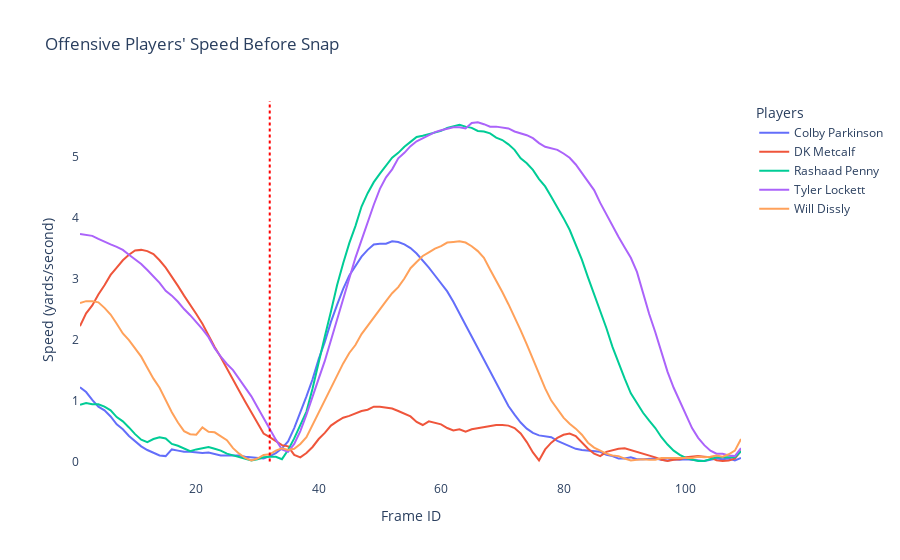

Notebook code for this chart:
### Code cell
# Importing necessary libraries for data manipulation, visualization, and motion analysis
import pandas as pd
import matplotlib.pyplot as plt
import plotly.graph_objects as go 
import numpy as np
from scipy.spatial import Voronoi, voronoi_plot_2d
from IPython.display import display

# Load the datasets (ensure correct paths and files)
games_df = pd.read_csv('../../data/games.csv')  # Games data
plays_df = pd.read_csv('../../data/plays.csv')  # Play information
players_df = pd.read_csv('../../data/players.csv')  # Player data
player_play_df = pd.read_csv('../../data/player_play.csv')  # Player-play relation data

# Specify the playId and gameId to display (specific plays and games to analyze)
# Example plays are commented out, selecting a Week 3 play for analysis
play_id_to_display = 735  # Play ID for Week 3 example
game_id_to_display = 2022092511  # Game ID for Week 3 example

# Determine the week of the game and load tracking data for that specific week
week = games_df.loc[games_df['gameId'] == game_id_to_display, 'week'].squeeze()
tracking_data = pd.read_csv(f'../../data/tracking_week_{week}.csv')  # Tracking data for the selected week

# Filter tracking data for specific play and game
tracking_play_data = tracking_data[(tracking_data['gameId'] == game_id_to_display) & (tracking_data['playId'] == play_id_to_display)]

# Filter for frames corresponding to the presnap phase (before snap and at snap)
presnap_tracking_data = tracking_play_data[
    tracking_play_data['frameType'].isin(['BEFORE_SNAP', 'SNAP'])
]

# Merge player position data into tracking data to add player roles (e.g., QB, WR)
presnap_tracking_data = presnap_tracking_data.merge(
    players_df[['displayName', 'position']],  # Select relevant columns (name and position)
    on='displayName',  # Merge on the displayName (player name)
    how='left'  # Left join to retain all rows from the tracking data
)

# Define offensive positions for filtering (WR, RB, TE, FB are considered offensive)
offensive_positions = ['WR', 'RB', 'TE', 'FB']
remaining_positions = ['QB', 'G', 'T', 'C']  # Remaining positions like QB and linemen

# Filter the tracking data for offensive players and non-offensive positions
offensive_tracking_data = presnap_tracking_data[presnap_tracking_data['position'].isin(offensive_positions)]
remaining_positions_data = presnap_tracking_data[presnap_tracking_data['position'].isin(remaining_positions)]

# Group the offensive tracking data by player to analyze their individual movements
offensive_groups = offensive_tracking_data.groupby('displayName')

# Function to detect motion direction based on changes in the Y-position of players
def detect_motion_direction(data, motion_frames):
    directions = ['no motion'] * len(data)  # Default direction is 'no motion'
    
    for i in range(1, len(data)):
        # Only consider frames where the player is in motion
        if data.iloc[i]['frameId'] in motion_frames:
            prev_y = data.iloc[i-1]['y']
            curr_y = data.iloc[i]['y']
            play_direction = data.iloc[i]['playDirection']

            # Determine direction based on changes in y-coordinate
            if play_direction == 'right':
                direction = 'left' if curr_y > prev_y else 'right' if curr_y < prev_y else 'no motion'
            elif play_direction == 'left':
                direction = 'right' if curr_y > prev_y else 'left' if curr_y < prev_y else 'no motion'

            directions[i] = direction

    data['motionDirection'] = directions  # Add a new column for motion direction
    return data

# Function to process motion frames (detects when a player is in motion based on speed changes)
def process_motion_frames(data, speed_minimum_for_motion=1.5, speed_threshold=0.5):
    maxima_frames = []  # Store local maxima (points of highest speed)
    minima_frames = []  # Store local minima (points where speed is low)
    motion_frames = []  # Store frames identified as in motion

    total_frames = len(data)  # Total number of frames in the data
    thirty_percent_frame = int(0.25 * total_frames)  # Threshold frame to start processing motion

    # Loop to detect local maxima and minima based on speed changes
    for i in range(1, total_frames - 1):
        current_speed = data.iloc[i]['s']
        prev_speed = data.iloc[i - 1]['s']
        next_speed = data.iloc[i + 1]['s']
        current_frame = data.iloc[i]['frameId']

        # Handle speed = 0 as a potential minima after 30% of the frames
        if current_frame > thirty_percent_frame and current_speed == 0:
            lookahead_data = data.iloc[i + 1:i + 11]
            if lookahead_data['s'].is_monotonic_increasing:
                minima_frames.append(current_frame)

        # Identify local maxima (high speed points)
        elif current_frame > thirty_percent_frame and current_speed >= prev_speed and current_speed >= next_speed and current_speed >= speed_minimum_for_motion:
            maxima_frames.append(current_frame)

        # Identify local minima with monotonic increase in speed after 30% of frames
        elif current_frame > thirty_percent_frame and current_speed <= prev_speed and current_speed <= next_speed and current_speed > 0:
            lookahead_data = data.iloc[i + 1:i + 11]
            if lookahead_data['s'].is_monotonic_increasing:
                minima_frames.append(current_frame)

    # Special case handling for the last frame if it meets criteria for maxima
    last_frame_idx = total_frames - 1
    last_frame_speed = data.iloc[last_frame_idx]['s']
    second_last_frame_speed = data.iloc[last_frame_idx - 1]['s']
    if last_frame_speed >= second_last_frame_speed and last_frame_speed >= speed_minimum_for_motion:
        maxima_frames.append(data.iloc[last_frame_idx]['frameId'])

    # Create motion segments based on maxima and minima frames
    motion_segments = []
    minima_idx = 0
    maxima_idx = 0

    # Identify motion segments from minima to maxima and check for where motion stops
    while minima_idx < len(minima_frames) and maxima_idx < len(maxima_frames):
        minima_frame = minima_frames[minima_idx]
        
        # Find the next maxima after this minima
        while maxima_idx < len(maxima_frames) and maxima_frames[maxima_idx] <= minima_frame:
            maxima_idx += 1
        
        if maxima_idx < len(maxima_frames):
            maxima_frame = maxima_frames[maxima_idx]
            segment_frames = data[(data['frameId'] >= minima_frame) & (data['frameId'] <= maxima_frame)]['frameId'].tolist()
            frames_after_maxima = data[data['frameId'] > maxima_frame]
            below_threshold_frames = frames_after_maxima[frames_after_maxima['s'] < speed_threshold]

            stop_frame = below_threshold_frames.iloc[0]['frameId'] if not below_threshold_frames.empty else data.iloc[-1]['frameId']
            segment_frames += data[(data['frameId'] > maxima_frame) & (data['frameId'] <= stop_frame)]['frameId'].tolist()
            motion_segments.append(segment_frames)
        
        minima_idx += 1

    # Flatten motion segments and remove duplicates
    for segment in motion_segments:
        motion_frames.extend(segment)
    motion_frames = sorted(set(motion_frames))  # Sort and remove duplicates

    # Add direction of motion based on position changes and frame IDs
    data = detect_motion_direction(data, motion_frames)

    return {
        "local_maxima_frames": maxima_frames,
        "local_minima_frames": minima_frames,
        "motion_frames": motion_frames,
        "data_with_motion_direction": data
    }

# Initialize a dictionary to store motion frames for each player
player_motion_results = {}

# Iterate over each offensive player and analyze their motion
for player_name, player_data in offensive_groups:
    player_data = player_data.sort_values(by='frameId')  # Sort data by frame ID for correct sequence
    results = process_motion_frames(player_data, speed_minimum_for_motion=1.5, speed_threshold=0.5)  # Process motion frames
    player_motion_results[player_name] = results['motion_frames']  # Store motion frames for the player

# Display the results (motion frames for each player)
for player, motion_frames in player_motion_results.items():
    print(f"Player: {player}, Motion Frames: {motion_frames}")

# Additional motion analysis and classification
motion_types = []  # List to store final motion classification
last_frame_in_data = offensive_tracking_data['frameId'].max()  # Get last frame ID from data
players_with_motion = 0  # Counter for players with motion
players_motion_ends_at_last_frame = 0  # Counter for players whose motion ends at the last frame

# Initialize dictionary to store if player's motion ends at last frame
player_last_frame_check = {}

# Iterate through players' motion frames and classify motion type
for player, motion_frames in player_motion_results.items():
    if motion_frames:
        players_with_motion += 1  # Increment count for players with motion
        motion_ends_at_last_frame = motion_frames[-1] == last_frame_in_data
        if motion_ends_at_last_frame:
            players_motion_ends_at_last_frame += 1
        
        player_last_frame_check[player] = motion_ends_at_last_frame  # Store last frame motion result
        print(f"Player: {player}, Last Motion Frame = Last Frame in Data: {motion_ends_at_last_frame}")
    else:
        player_last_frame_check[player] = False
        print(f"Player: {player}, No motion frames.")

# Classification logic based on motion frame analysis
if players_with_motion == 0:
    motion_type = "no motion"
elif players_with_motion == 1:
    single_player = next(player for player, frames in player_motion_results.items() if len(frames) > 0)
    motion_frames = player_motion_results[single_player]
    gaps = [i for i in range(1, len(motion_frames)) if motion_frames[i] - motion_frames[i - 1] > 1]
    if gaps and motion_frames[-1] == last_frame_in_data:
        motion_type =

### Figure 1 — Plotly figure (JSON) as saved in the notebook; plotly's stock layout.template omitted (floating-point values rounded to 4 significant figures)
{"data": [{"hoverinfo": "text", "mode": "lines", "name": "Colby Parkinson", "text": ["Player: Colby Parkinson, Speed: 1.22", "Player: Colby Parkinson, Speed: 1.14", "Player: Colby Parkinson, Speed: 1.01", "Player: Colby Parkinson, Speed: 0.90", "Player: Colby Parkinson, Speed: 0.84", "Player: Colby Parkinson, Speed: 0.74", "Player: Colby Parkinson, Speed: 0.61", "Player: Colby Parkinson, Speed: 0.53", "Player: Colby Parkinson, Speed: 0.42", "Player: Colby Parkinson, Speed: 0.33", "Player: Colby Parkinson, Speed: 0.25", "Player: Colby Parkinson, Speed: 0.19", "Player: Colby Parkinson, Speed: 0.14", "Player: Colby Parkinson, Speed: 0.10", "Player: Colby Parkinson, Speed: 0.09", "Player: Colby Parkinson, Speed: 0.20", "Player: Colby Parkinson, Speed: 0.18", "Player: Colby Parkinson, Speed: 0.16", "Player: Colby Parkinson, Speed: 0.16", "Player: Colby Parkinson, Speed: 0.15", "Player: Colby Parkinson, Speed: 0.14", "Player: Colby Parkinson, Speed: 0.15", "Player: Colby Parkinson, Speed: 0.13", "Player: Colby Parkinson, Speed: 0.10", "Player: Colby Parkinson, Speed: 0.10", "Player: Colby Parkinson, Speed: 0.10", "Player: Colby Parkinson, Speed: 0.10", "Player: Colby Parkinson, Speed: 0.08", "Player: Colby Parkinson, Speed: 0.07", "Player: Colby Parkinson, Speed: 0.05", "Player: Colby Parkinson, Speed: 0.05", "Player: Colby Parkinson, Speed: 0.09", "Player: Colby Parkinson, Speed: 0.14", "Player: Colby Parkinson, Speed: 0.22", "Player: Colby Parkinson, Speed: 0.33", "Player: Colby Parkinson, Speed: 0.55", "Player: Colby Parkinson, Speed: 0.80", "Player: Colby Parkinson, Speed: 1.07", "Player: Colby Parkinson, Speed: 1.35", "Player: Colby Parkinson, Speed: 1.68", "Player: Colby Parkinson, Speed: 1.96", "Player: Colby Parkinson, Speed: 2.29", "Player: Colby Parkinson, Speed: 2.57", "Player: Colby Parkinson, Speed: 2.83", "Player: Colby Parkinson, Speed: 3.05", "Player: Colby Parkinson, Speed: 3.21", "Player: Colby Parkinson, Speed: 3.36", "Player: Colby Parkinson, Speed: 3.47", "Player: Colby Parkinson, Speed: 3.56", "Player: Colby Parkinson, Speed: 3.57", "Player: Colby Parkinson, Speed: 3.57", "Player: Colby Parkinson, Speed: 3.61", "Player: Colby Parkinson, Speed: 3.60", "Player: Colby Parkinson, Speed: 3.56", "Player: Colby Parkinson, Speed: 3.50", "Player: Colby Parkinson, Speed: 3.41", "Player: Colby Parkinson, Speed: 3.30", "Player: Colby Parkinson, Speed: 3.18", "Player: Colby Parkinson, Speed: 3.05", "Player: Colby Parkinson, Speed: 2.92", "Player: Colby Parkinson, Speed: 2.79", "Player: Colby Parkinson, Speed: 2.62", "Player: Colby Parkinson, Speed: 2.42", "Player: Colby Parkinson, Speed: 2.24", "Player: Colby Parkinson, Speed: 2.05", "Player: Colby Parkinson, Speed: 1.86", "Player: Colby Parkinson, Speed: 1.67", "Player: Colby Parkinson, Speed: 1.47", "Player: Colby Parkinson, Speed: 1.29", "Player: Colby Parkinson, Speed: 1.10", "Player: Colby Parkinson, Speed: 0.91", "Player: Colby Parkinson, Speed: 0.77", "Player: Colby Parkinson, Speed: 0.64", "Player: Colby Parkinson, Speed: 0.54", "Player: Colby Parkinson, Speed: 0.47", "Player: Colby Parkinson, Speed: 0.43", "Player: Colby Parkinson, Speed: 0.41", "Player: Colby Parkinson, Speed: 0.40", "Player: Colby Parkinson, Speed: 0.34", "Player: Colby Parkinson, Speed: 0.30", "Player: Colby Parkinson, Speed: 0.25", "Player: Colby Parkinson, Speed: 0.21", "Player: Colby Parkinson, Speed: 0.19", "Player: Colby Parkinson, Speed: 0.18", "Player: Colby Parkinson, Speed: 0.18", "Player: Colby Parkinson, Speed: 0.16", "Player: Colby Parkinson, Speed: 0.11", "Player: Colby Parkinson, Speed: 0.09", "Player: Colby Parkinson, Speed: 0.05", "Player: Colby Parkinson, Speed: 0.05", "Player: Colby Parkinson, Speed: 0.07", "Player: Colby Parkinson, Speed: 0.04", "Player: Colby Parkinson, Speed: 0.04", "Player: Colby Parkinson, Speed: 0.04", "Player: Colby Parkinson, Speed: 0.05", "Player: Colby Parkinson, Speed: 0.03", "Player: Colby Parkinson, Speed: 0.02", "Player: Colby Parkinson, Speed: 0.04", "Player: Colby Parkinson, Speed: 0.03", "Player: Colby Parkinson, Speed: 0.04", "Player: Colby Parkinson, Speed: 0.03", "Player: Colby Parkinson, Speed: 0.02", "Player: Colby Parkinson, Speed: 0.01", "Player: Colby Parkinson, Speed: 0.03", "Player: Colby Parkinson, Speed: 0.05", "Player: Colby Parkinson, Speed: 0.04", "Player: Colby Parkinson, Speed: 0.05", "Player: Colby Parkinson, Speed: 0.02", "Player: Colby Parkinson, Speed: 0.06"], "type": "scatter", "x": [1, 2, 3, 4, 5, 6, 7, 8, 9, 10, 11, 12, 13, 14, 15, 16, 17, 18, 19, 20, 21, 22, 23, 24, 25, 26, 27, 28, 29, 30, 31, 32, 33, 34, 35, 36, 37, 38, 39, 40, 41, 42, 43, 44, 45, 46, 47, 48, 49, 50, 51, 52, 53, 54, 55, 56, 57, 58, 59, 60, 61, 62, 63, 64, 65, 66, 67, 68, 69, 70, 71, 72, 73, 74, 75, 76, 77, 78, 79, 80, 81, 82, 83, 84, 85, 86, 87, 88, 89, 90, 91, 92, 93, 94, 95, 96, 97, 98, 99, 100, 101, 102, 103, 104, 105, 106, 107, 108, 109], "y": [1.22, 1.14, 1.01, 0.9, 0.84, 0.74, 0.61, 0.53, 0.42, 0.33, 0.25, 0.19, 0.14, 0.1, 0.09, 0.2, 0.18, 0.16, 0.16, 0.15, 0.14, 0.15, 0.13, 0.1, 0.1, 0.1, 0.1, 0.08, 0.07, 0.05, 0.05, 0.09, 0.14, 0.22, 0.33, 0.55, 0.8, 1.07, 1.35, 1.68, 1.96, 2.29, 2.57, 2.83, 3.05, 3.21, 3.36, 3.47, 3.56, 3.57, 3.57, 3.61, 3.6, 3.56, 3.5, 3.41, 3.3, 3.18, 3.05, 2.92, 2.79, 2.62, 2.42, 2.24, 2.05, 1.86, 1.67, 1.47, 1.29, 1.1, 0.91, 0.77, 0.64, 0.54, 0.47, 0.43, 0.41, 0.4, 0.34, 0.3, 0.25, 0.21, 0.19, 0.18, 0.18, 0.16, 0.11, 0.09, 0.05, 0.05, 0.07, 0.04, 0.04, 0.04, 0.05, 0.03, 0.02, 0.04, 0.03, 0.04, 0.03, 0.02, 0.01, 0.03, 0.05, 0.04, 0.05, 0.02, 0.06]}, {"hoverinfo": "text", "mode": "lines", "name": "DK Metcalf", "text": ["Player: DK Metcalf, Speed: 2.22", "Player: DK Metcalf, Speed: 2.43", "Player: DK Metcalf, Speed: 2.56", "Player: DK Metcalf, Speed: 2.74", "Player: DK Metcalf, Speed: 2.89", "Player: DK Metcalf, Speed: 3.06", "Player: DK Metcalf, Speed: 3.18", "Player: DK Metcalf, Speed: 3.30", "Player: DK Metcalf, Speed: 3.39", "Player: DK Metcalf, Speed: 3.46", "Player: DK Metcalf, Speed: 3.47", "Player: DK Metcalf, Speed: 3.45", "Player: DK Metcalf, Speed: 3.40", "Player: DK Metcalf, Speed: 3.30", "Player: DK Metcalf, Speed: 3.18", "Player: DK Metcalf, Speed: 3.04", "Player: DK Metcalf, Speed: 2.88", "Player: DK Metcalf, Speed: 2.72", "Player: DK Metcalf, Speed: 2.58", "Player: DK Metcalf, Speed: 2.42", "Player: DK Metcalf, Speed: 2.26", "Player: DK Metcalf, Speed: 2.06", "Player: DK Metcalf, Speed: 1.88", "Player: DK Metcalf, Speed: 1.71", "Player: DK Metcalf, Speed: 1.52", "Player: DK Metcalf, Speed: 1.35", "Player: DK Metcalf, Speed: 1.16", "Player: DK Metcalf, Speed: 0.98", "Player: DK Metcalf, Speed: 0.80", "Player: DK Metcalf, Speed: 0.62", "Player: DK Metcalf, Speed: 0.46", "Player: DK Metcalf, Speed: 0.40", "Player: DK Metcalf, Speed: 0.33", "Player: DK Metcalf, Speed: 0.27", "Player: DK Metcalf, Speed: 0.25", "Player: DK Metcalf, Speed: 0.11", "Player: DK Metcalf, Speed: 0.07", "Player: DK Metcalf, Speed: 0.14", "Player: DK Metcalf, Speed: 0.24", "Player: DK Metcalf, Speed: 0.37", "Player: DK Metcalf, Speed: 0.47", "Player: DK Metcalf, Speed: 0.59", "Player: DK Metcalf, Speed: 0.66", "Player: DK Metcalf, Speed: 0.72", "Player: DK Metcalf, Speed: 0.75", "Player: DK Metcalf, Speed: 0.79", "Player: DK Metcalf, Speed: 0.83", "Player: DK Metcalf, Speed: 0.85", "Player: DK Metcalf, Speed: 0.90", "Player: DK Metcalf, Speed: 0.90", "Player: DK Metcalf, Speed: 0.89", "Player: DK Metcalf, Speed: 0.87", "Player: DK Metcalf, Speed: 0.83", "Player: DK Metcalf, Speed: 0.79", "Player: DK Metcalf, Speed: 0.74", "Player: DK Metcalf, Speed: 0.65", "Player: DK Metcalf, Speed: 0.60", "Player: DK Metcalf, Speed: 0.66", "Player: DK Metcalf, Speed: 0.63", "Player: DK Metcalf, Speed: 0.61", "Player: DK Metcalf, Speed: 0.55", "Player: DK Metcalf, Speed: 0.51", "Player: DK Metcalf, Speed: 0.53", "Player: DK Metcalf, Speed: 0.49", "Player: DK Metcalf, Speed: 0.53", "Player: DK Metcalf, Speed: 0.55", "Player: DK Metcalf, Speed: 0.57", "Player: DK Metcalf, Speed: 0.59", "Player: DK Metcalf, Speed: 0.60", "Player: DK Metcalf, Speed: 0.60", "Player: DK Metcalf, Speed: 0.59", "Player: DK Metcalf, Speed: 0.55", "Player: DK Metcalf, Speed: 0.46", "Player: DK Metcalf, Speed: 0.32", "Player: DK Metcalf, Speed: 0.15", "Player: DK Metcalf, Speed: 0.02", "Player: DK Metcalf, Speed: 0.20", "Player: DK Metcalf, Speed: 0.31", "Player: DK Metcalf, Speed: 0.39", "Player: DK Metcalf, Speed: 0.44", "Player: DK Metcalf, Speed: 0.46", "Player: DK Metcalf, Speed: 0.42", "Player: DK Metcalf, Speed: 0.31", "Player: DK Metcalf, Speed: 0.21", "Player: DK Metcalf, Speed: 0.13", "Player: DK Metcalf, Speed: 0.09", "Player: DK Metcalf, Speed: 0.16", "Player: DK Metcalf, Speed: 0.19", "Player: DK Metcalf, Speed: 0.21", "Player: DK Metcalf, Speed: 0.22", "Player: DK Metcalf, Speed: 0.19", "Player: DK Metcalf, Speed: 0.17", "Player: DK Metcalf, Speed: 0.14", "Player: DK Metcalf, Speed: 0.10", "Player: DK Metcalf, Speed: 0.07", "Player: DK Metcalf, Speed: 0.03", "Player: DK Metcalf, Speed: 0.01", "Player: DK Metcalf, Speed: 0.03", "Player: DK Metcalf, Speed: 0.04", "Player: DK Metcalf, Speed: 0.07", "Player: DK Metcalf, Speed: 0.08", "Player: DK Metcalf, Speed: 0.09", "Player: DK Metcalf, Speed: 0.08", "Player: DK Metcalf, Speed: 0.07", "Player: DK Metcalf, Speed: 0.02", "Player: DK Metcalf, Speed: 0.01", "Player: DK Metcalf, Speed: 0.02", "Player: DK Metcalf, Speed: 0.05", "Player: DK Metcalf, Speed: 0.18"], "type": "scatter", "x": [1, 2, 3, 4, 5, 6, 7, 8, 9, 10, 11, 12, 13, 14, 15, 16, 17, 18, 19, 20, 21, 22, 23, 24, 25, 26, 27, 28, 29, 30, 31, 32, 33, 34, 35, 36, 37, 38, 39, 40, 41, 42, 43, 44, 45, 46, 47, 48, 49, 50, 51, 52, 53, 54, 55, 56, 57, 58, 59, 60, 61, 62, 63, 64, 65, 66, 67, 68, 69, 70, 71, 72, 73, 74, 75, 76, 77, 78, 79, 80, 81, 82, 83, 84, 85, 86, 87, 88, 89, 90, 91, 92, 93, 94, 95, 96, 97, 98, 99, 100, 101, 102, 103, 104, 105, 106, 107, 108, 109], "y": [2.22, 2.43, 2.56, 2.74, 2.89, 3.06, 3.18, 3.3, 3.39, 3.46, 3.47, 3.45, 3.4, 3.3, 3.18, 3.04, 2.88, 2.72, 2.58, 2.42, 2.26, 2.06, 1.88, 1.71, 1.52, 1.35, 1.16, 0.98, 0.8, 0.62, 0.46, 0.4, 0.33, 0.27, 0.25, 0.11, 0.07, 0.14, 0.24, 0.37, 0.47, 0.59, 0.66, 0.72, 0.75, 0.79, 0.83, 0.85, 0.9, 0.9, 0.89, 0.87, 0.83, 0.79, 0.74, 0.65, 0.6, 0.66, 0.63, 0.61, 0.55, 0.51, 0.53, 0.49, 0.53, 0.55, 0.57, 0.59, 0.6, 0.6, 0.59, 0.55, 0.46, 0.32, 0.15, 0.02, 0.2, 0.31, 0.39, 0.44, 0.46, 0.42, 0.31, 0.21, 0.13, 0.09, 0.16, 0.19, 0.21, 0.22, 0.19, 0.17, 0.14, 0.1, 0.07, 0.03, 0.01, 0.03, 0.04, 0.07, 0.08, 0.09, 0.08, 0.07, 0.02, 0.01, 0.02, 0.05, 0.18]}, {"hoverinfo": "text", "mode": "lines", "name": "Rashaad Penny", "text": ["Player: Rashaad Penny, Speed: 0.93", "Player: Rashaad Penny, Speed: 0.96", "Player: Rashaad Penny, Speed: 0.94", "Player: Rashaad Penny, Speed: 0.94", "Player: Rashaad Penny, Speed: 0.90", "Player: Rashaad Penny, Speed: 0.84", "Player: Rashaad Penny, Speed: 0.73", "Player: Rashaad Penny, Speed: 0.66", "Player: Rashaad Penny, Speed: 0.56", "Player: Rashaad Penny, Speed: 0.45", "Player: Rashaad Penny, Speed: 0.36", "Player: Rashaad Penny, Speed: 0.32", "Player: Rashaad Penny, Speed: 0.37", "Player: Rashaad Penny, Speed: 0.40", "Player: Rashaad Penny, Speed: 0.38", "Player: Rashaad Penny, Speed: 0.29", "Player: Rashaad Penny, Speed: 0.26", "Player: Rashaad Penny, Speed: 0.22", "Player: Rashaad Penny, Speed: 0.17", "Player: Rashaad Penny, Speed: 0.20", "Player: Rashaad Penny, Speed: 0.22", "Player: Rashaad Penny, Speed: 0.24", "Player: Rashaad Penny, Speed: 0.21", "Player: Rashaad Penny, Speed: 0.18", "Player: Rashaad Penny, Speed: 0.13", "Player: Rashaad Penny, Speed: 0.10", "Player: Rashaad Penny, Speed: 0.07", "Player: Rashaad Penny, Speed: 0.04", "Player: Rashaad Penny, Speed: 0.02", "Player: Rashaad Penny, Speed: 0.04", "Player: Rashaad Penny, Speed: 0.07", "Player: Rashaad Penny, Speed: 0.08", "Player: Rashaad Penny, Speed: 0.08", "Player: Rashaad Penny, Speed: 0.04", "Player: Rashaad Penny, Speed: 0.19", "Player: Rashaad Penny, Speed: 0.38", "Player: Rashaad Penny, Speed: 0.59", "Player: Rashaad Penny, Speed: 0.82", "Player: Rashaad Penny, Speed: 1.20", "Player: Rashaad Penny, Speed: 1.65", "Player: Rashaad Penny, Speed: 2.05", "Player: Rashaad Penny, Speed: 2.46", "Player: Rashaad Penny, Speed: 2.89", "Player: Rashaad Penny, Speed: 3.25", "Player: Rashaad Penny, Speed: 3.58", "Player: Rashaad Penny, Speed: 3.86", "Player: Rashaad Penny, Speed: 4.18", "Player: Rashaad Penny, Speed: 4.40", "Player: Rashaad Penny, Speed: 4.58", "Player: Rashaad Penny, Speed: 4.72", "Player: Rashaad Penny, Speed: 4.85", "Player: Rashaad Penny, Speed: 4.98", "Player: Rashaad Penny, Speed: 5.06", "Player: Rashaad Penny, Speed: 5.16", "Player: Rashaad Penny, Speed: 5.24", "Player: Rashaad Penny, Speed: 5.32", "Player: Rashaad Penny, Speed: 5.34", "Player: Rashaad Penny, Speed: 5.37", "Player: Rashaad Penny, Speed: 5.40", "Player: Rashaad Penny, Speed: 5.42", "Player: Rashaad Penny, Speed: 5.47", "Player: Rashaad Penny, Speed: 5.49", "Player: Rashaad Penny, Speed: 5.52", "Player: Rashaad Penny, Speed: 5.49", "Player: Rashaad Penny, Speed: 5.47", "Player: Rashaad Penny, Speed: 5.42", "Player: Rashaad Penny, Speed: 5.41", "Player: Rashaad Penny, Speed: 5.38", "Player: Rashaad Penny, Speed: 5.31", "Player: Rashaad Penny, Speed: 5.27", "Player: Rashaad Penny, Speed: 5.20", "Player: Rashaad Penny, Speed: 5.11", "Player: Rashaad Penny, Speed: 4.97", "Player: Rashaad Penny, Speed: 4.89", "Player: Rashaad Penny, Speed: 4.78", "Player: Rashaad Penny, Speed: 4.63", "Player: Rashaad Penny, Speed: 4.51", "Player: Rashaad Penny, Speed: 4.34", "Player: Rashaad Penny, Speed: 4.17", "Player: Rashaad Penny, Speed: 3.99", "Player: Rashaad Penny, Speed: 3.80", "Player: Rashaad Penny, Speed: 3.57", "Player: Rashaad Penny, Speed: 3.31", "Player: Rashaad Penny, Speed: 3.02", "Player: Rashaad Penny, Speed: 2.75", "Player: Rashaad Penny, Speed: 2.46", "Player: Rashaad Penny, Speed: 2.19", "Player: Rashaad Penny, Speed: 1.88", "Player: Rashaad Penny, Speed: 1.61", "Player: Rashaad Penny, Speed: 1.36", "Player: Rashaad Penny, Speed: 1.12", "Player: Rashaad Penny, Speed: 0.95", "Player: Rashaad Penny, Speed: 0.80", "Player: Rashaad Penny, Speed: 0.67", "Player: Rashaad Penny, Speed: 0.55", "Player: Rashaad Penny, Speed: 0.40", "Player: Rashaad Penny, Speed: 0.28", "Player: Rashaad Penny, Speed: 0.18", "Player: Rashaad Penny, Speed: 0.11", "Player: Rashaad Penny, Speed: 0.06", "Player: Rashaad Penny, Speed: 0.03", "Player: Rashaad Penny, Speed: 0.01", "Player: Rashaad Penny, Speed: 0.01", "Player: Rashaad Penny, Speed: 0.04", "Player: Rashaad Penny, Speed: 0.07", "Player: Rashaad Penny, Speed: 0.07", "Player: Rashaad Penny, Speed: 0.07", "Player: Rashaad Penny, Speed: 0.07", "Player: Rashaad Penny, Speed: 0.17"], "type": "scatter", "x": [1, 2, 3, 4, 5, 6, 7, 8, 9, 10, 11, 12, 13, 14, 15, 16, 17, 18, 19, 20, 21, 22, 23, 24, 25, 26, 27, 28, 29, 30, 31, 32, 33, 34, 35, 36, 37, 38, 39, 40, 41, 42, 43, 44, 45, 46, 47, 48, 49, 50, 51, 52, 53, 54, 55, 56, 57, 58, 59, 60, 61, 62, 63, 64, 65, 66, 67, 68, 69, 70, 71, 72, 73, 74, 75, 76, 77, 78, 79, 80, 81, 82, 83, 84, 85, 86, 87, 88, 89, 90, 91, 92, 93, 94, 95, 96, 97, 98, 99, 100, 101, 102, 103, 104, 105, 106, 107, 108, 109], "y": [0.93, 0.96, 0.94, 0.94, 0.9, 0.84, 0.73, 0.66, 0.56, 0.45, 0.36, 0.32, 0.37, 0.4, 0.38, 0.29, 0.26, 0.22, 0.17, 0.2, 0.22, 0.24, 0.21, 0.18, 0.13, 0.1, 0.07, 0.04, 0.02, 0.04, 0.07, 0.08, 0.08, 0.04, 0.19, 0.38, 0.59, 0.82, 1.2, 1.65, 2.05, 2.46, 2.89, 3.25, 3.58, 3.86, 4.18, 4.4, 4.58, 4.72, 4.85, 4.98, 5.06, 5.16, 5.24, 5.32, 5.34, 5.37, 5.4, 5.42, 5.47, 5.49, 5.52, 5.49, 5.47, 5.42, 5.41, 5.38, 5.31, 5.27, 5.2, 5.11, 4.97, 4.89, 4.78, 4.63, 4.51, 4.34, 4.17, 3.99, 3.8, 3.57, 3.31, 3.02, 2.75, 2.46, 2.19, 1.88, 1.61, 1.36, 1.12, 0.95, 0.8, 0.67, 0.55, 0.4, 0.28, 0.18, 0.11, 0.06, 0.03, 0.01, 0.01, 0.04, 0.07, 0.07, 0.07, 0.07, 0.17]}, {"hoverinfo": "text", "mode": "lines", "name": "Tyler Lockett", "text": ["Player: Tyler Lockett, Speed: 3.73", "Player: Tyler Lockett, Speed: 3.72", "Player: Tyler Lockett, Speed: 3.70", "Player: Tyler Lockett, Speed: 3.65", "Player: Tyler Lockett, Speed: 3.60", "Player: Tyler Lockett, Speed: 3.56", "Player: Tyler Lockett, Speed: 3.52", "Player: Tyler Lockett, Speed: 3.47", "Player: Tyler Lockett, Speed: 3.39", "Player: Tyler Lockett, Speed: 3.32", "Player: Tyler Lockett, Speed: 3.24", "Player: Tyler Lockett, Speed: 3.14", "Player: Tyler Lockett, Speed: 3.04", "Player: Tyler Lockett, Speed: 2.93", "Player: Tyler Lockett, Speed: 2.80", "Player: Tyler Lockett, Speed: 2.72", "Player: Tyler Lockett, Speed: 2.62", "Player: Tyler Lockett, Speed: 2.50", "Player: Tyler Lockett, Speed: 2.40", "Player: Tyler Lockett, Speed: 2.29", "Player: Tyler Lockett, Speed: 2.17", "Player: Tyler Lockett, Speed: 2.04", "Player: Tyler Lockett, Speed: 1.86", "Player: Tyler Lockett, Speed: 1.72", "Player: Tyler Lockett, Speed: 1.60", "Player: Tyler Lockett, Speed: 1.50", "Player: Tyler Lockett, Speed: 1.35", "Player: Tyler Lockett, Speed: 1.22", "Player: Tyler Lockett, Speed: 1.07", "Player: Tyler Lockett, Speed: 0.89", "Player: Tyler Lockett, Speed: 0.71", "Player: Tyler Lockett, Speed: 0.53", "Player: Tyler Lockett, Speed: 0.36", "Player: Tyler Lockett, Speed: 0.20", "Player: Tyler Lockett, Speed: 0.16", "Player: Tyler Lockett, Speed: 0.29", "Player: Tyler Lockett, Speed: 0.50", "Player: Tyler Lockett, Speed: 0.77", "Player: Tyler Lockett, Speed: 1.05", "Player: Tyler Lockett, Speed: 1.36", "Player: Tyler Lockett, Speed: 1.65", "Player: Tyler Lockett, Speed: 1.99", "Player: Tyler Lockett, Speed: 2.29", "Player: Tyler Lockett, Speed: 2.65", "Player: Tyler Lockett, Speed: 2.97", "Player: Tyler Lockett, Speed: 3.34", "Player: Tyler Lockett, Speed: 3.63", "Player: Tyler Lockett, Speed: 3.93", "Player: Tyler Lockett, Speed: 4.21", "Player: Tyler Lockett, Speed: 4.47", "Player: Tyler Lockett, Speed: 4.66", "Player: Tyler Lockett, Speed: 4.79", "Player: Tyler Lockett, Speed: 4.97", "Player: Tyler Lockett, Speed: 5.06", "Player: Tyler Lockett, Speed: 5.17", "Player: Tyler Lockett, Speed: 5.25", "Player: Tyler Lockett, Speed: 5.30", "Player: Tyler Lockett, Speed: 5.36", "Player: Tyler Lockett, Speed: 5.40", "Player: Tyler Lockett, Speed: 5.43", "Player: Tyler Lockett, Speed: 5.46", "Player: Tyler Lockett, Speed: 5.48", "Player: Tyler Lockett, Speed: 5.48", "Player: Tyler Lockett, Speed: 5.46", "Player: Tyler Lockett, Speed: 5.55", "Player: Tyler Lockett, Speed: 5.56", "Player: Tyler Lockett, Speed: 5.53", "Player: Tyler Lockett, Speed: 5.49", "Player: Tyler Lockett, Speed: 5.49", "Player: Tyler Lockett, Speed: 5.48", "Player: Tyler Lockett, Speed: 5.46", "Player: Tyler Lockett, Speed: 5.41", "Player: Tyler Lockett, Speed: 5.38", "Player: Tyler Lockett, Speed: 5.35", "Player: Tyler Lockett, Speed: 5.30", "Player: Tyler Lockett, Speed: 5.22", "Player: Tyler Lockett, Speed: 5.16", "Player: Tyler Lockett, Speed: 5.13", "Player: Tyler Lockett, Speed: 5.11", "Player: Tyler Lockett, Speed: 5.05", "Player: Tyler Lockett, Speed: 4.98", "Player: Tyler Lockett, Speed: 4.87", "Player: Tyler Lockett, Speed: 4.73", "Player: Tyler Lockett, Speed: 4.58", "Player: Tyler Lockett, Speed: 4.45", "Player: Tyler Lockett, Speed: 4.24", "Player: Tyler Lockett, Speed: 4.05", "Player: Tyler Lockett, Speed: 3.85", "Player: Tyler Lockett, Speed: 3.68", "Player: Tyler Lockett, Speed: 3.51", "Player: Tyler Lockett, Speed: 3.34", "Player: Tyler Lockett, Speed: 3.11", "Player: Tyler Lockett, Speed: 2.76", "Player: Tyler Lockett, Speed: 2.42", "Player: Tyler Lockett, Speed: 2.12", "Player: Tyler Lockett, Speed: 1.78", "Player: Tyler Lockett, Speed: 1.47", "Player: Tyler Lockett, Speed: 1.21", "Player: Tyler Lockett, Speed: 0.98", "Player: Tyler Lockett, Speed: 0.76", "Player: Tyler Lockett, Speed: 0.55", "Player: Tyler Lockett, Speed: 0.39", "Player: Tyler Lockett, Speed: 0.27", "Player: Tyler Lockett, Speed: 0.18", "Player: Tyler Lockett, Speed: 0.13", "Player: Tyler Lockett, Speed: 0.13", "Player: Tyler Lockett, Speed: 0.10", "Player: Tyler Lockett, Speed: 0.09", "Player: Tyler Lockett, Speed: 0.22"], "type": "scatter", "x": [1, 2, 3, 4, 5, 6, 7, 8, 9, 10, 11, 12, 13, 14, 15, 16, 17, 18, 19, 20, 21, 22, 23, 24, 25, 26, 27, 28, 29, 30, 31, 32, 33, 34, 35, 36, 37, 38, 39, 40, 41, 42, 43, 44, 45, 46, 47, 48, 49, 50, 51, 52, 53, 54, 55, 56, 57, 58, 59, 60, 61, 62, 63, 64, 65, 66, 67, 68, 69, 70, 71, 72, 73, 74, 75, 76, 77, 78, 79, 80, 81, 82, 83, 84, 85, 86, 87, 88, 89, 90, 91, 92, 93, 94, 95, 96, 97, 98, 99, 100, 101, 102, 103, 104, 105, 106, 107, 108, 109], "y": [3.73, 3.72, 3.7, 3.65, 3.6, 3.56, 3.52, 3.47, 3.39, 3.32, 3.24, 3.14, 3.04, 2.93, 2.8, 2.72, 2.62, 2.5, 2.4, 2.29, 2.17, 2.04, 1.86, 1.72, 1.6, 1.5, 1.35, 1.22, 1.07, 0.89, 0.71, 0.53, 0.36, 0.2, 0.16, 0.29, 0.5, 0.77, 1.05, 1.36, 1.65, 1.99, 2.29, 2.65, 2.97, 3.34, 3.63, 3.93, 4.21, 4.47, 4.66, 4.79, 4.97, 5.06, 5.17, 5.25, 5.3, 5.36, 5.4, 5.43, 5.46, 5.48, 5.48, 5.46, 5.55, 5.56, 5.53, 5.49, 5.49, 5.48, 5.46, 5.41, 5.38, 5.35, 5.3, 5.22, 5.16, 5.13, 5.11, 5.05, 4.98, 4.87, 4.73, 4.58, 4.45, 4.24, 4.05, 3.85, 3.68, 3.51, 3.34, 3.11, 2.76, 2.42, 2.12, 1.78, 1.47, 1.21, 0.98, 0.76, 0.55, 0.39, 0.27, 0.18, 0.13, 0.13, 0.1, 0.09, 0.22]}, {"hoverinfo": "text", "mode": "lines", "name": "Will Dissly", "text": ["Player: Will Dissly, Speed: 2.60", "Player: Will Dissly, Speed: 2.63", "Player: Will Dissly, Speed: 2.63", "Player: Will Dissly, Speed: 2.61", "Player: Will Dissly, Speed: 2.52", "Player: Will Dissly, Speed: 2.41", "Player: Will Dissly, Speed: 2.26", "Player: Will Dissly, Speed: 2.10", "Player: Will Dissly, Speed: 1.99", "Player: Will Dissly, Speed: 1.86", "Player: Will Dissly, Speed: 1.72", "Player: Will Dissly, Speed: 1.54", "Player: Will Dissly, Speed: 1.36", "Player: Will Dissly, Speed: 1.21", "Player: Will Dissly, Speed: 1.01", "Player: Will Dissly, Speed: 0.81", "Player: Will Dissly, Speed: 0.64", "Player: Will Dissly, Speed: 0.50", "Player: Will Dissly, Speed: 0.45", "Player: Will Dissly, Speed: 0.44", "Player: Will Dissly, Speed: 0.56", "Player: Will Dissly, Speed: 0.49", "Player: Will Dissly, Speed: 0.48", "Player: Will Dissly, Speed: 0.41", "Player: Will Dissly, Speed: 0.35", "Player: Will Dissly, Speed: 0.22", "Player: Will Dissly, Speed: 0.13", "Player: Will Dissly, Speed: 0.06", "Player: Will Dissly, Speed: 0.02", "Player: Will Dissly, Speed: 0.05", "Player: Will Dissly, Speed: 0.11", "Player: Will Dissly, Speed: 0.12", "Player: Will Dissly, Speed: 0.18", "Player: Will Dissly, Speed: 0.22", "Player: Will Dissly, Speed: 0.19", "Player: Will Dissly, Speed: 0.21", "Player: Will Dissly, Speed: 0.29", "Player: Will Dissly, Speed: 0.40", "Player: Will Dissly, Speed: 0.60", "Player: Will Dissly, Speed: 0.79", "Player: Will Dissly, Speed: 1.00", "Player: Will Dissly, Speed: 1.21", "Player: Will Dissly, Speed: 1.41", "Player: Will Dissly, Speed: 1.61", "Player: Will Dissly, Speed: 1.78", "Player: Will Dissly, Speed: 1.91", "Player: Will Dissly, Speed: 2.09", "Player: Will Dissly, Speed: 2.23", "Player: Will Dissly, Speed: 2.36", "Player: Will Dissly, Speed: 2.50", "Player: Will Dissly, Speed: 2.63", "Player: Will Dissly, Speed: 2.76", "Player: Will Dissly, Speed: 2.86", "Player: Will Dissly, Speed: 3.00", "Player: Will Dissly, Speed: 3.17", "Player: Will Dissly, Speed: 3.27", "Player: Will Dissly, Speed: 3.37", "Player: Will Dissly, Speed: 3.43", "Player: Will Dissly, Speed: 3.49", "Player: Will Dissly, Speed: 3.53", "Player: Will Dissly, Speed: 3.59", "Player: Will Dissly, Speed: 3.60", "Player: Will Dissly, Speed: 3.61", "Player: Will Dissly, Speed: 3.59", "Player: Will Dissly, Speed: 3.53", "Player: Will Dissly, Speed: 3.45", "Player: Will Dissly, Speed: 3.34", "Player: Will Dissly, Speed: 3.15", "Player: Will Dissly, Speed: 2.97", "Player: Will Dissly, Speed: 2.78", "Player: Will Dissly, Speed: 2.58", "Player: Will Dissly, Speed: 2.37", "Player: Will Dissly, Speed: 2.15", "Player: Will Dissly, Speed: 1.92", "Player: Will Dissly, Speed: 1.68", "Player: Will Dissly, Speed: 1.42", "Player: Will Dissly, Speed: 1.20", "Player: Will Dissly, Speed: 1.00", "Player: Will Dissly, Speed: 0.85", "Player: Will Dissly, Speed: 0.72", "Player: Will Dissly, Speed: 0.62", "Player: Will Dissly, Speed: 0.54", "Player: Will Dissly, Speed: 0.44", "Player: Will Dissly, Speed: 0.31", "Player: Will Dissly, Speed: 0.23", "Player: Will Dissly, Speed: 0.18", "Player: Will Dissly, Speed: 0.13", "Player: Will Dissly, Speed: 0.10", "Player: Will Dissly, Speed: 0.09", "Player: Will Dissly, Speed: 0.05", "Player: Will Dissly, Speed: 0.02", "Player: Will Dissly, Speed: 0.03", "Player: Will Dissly, Speed: 0.04", "Player: Will Dissly, Speed: 0.03", "Player: Will Dissly, Speed: 0.03", "Player: Will Dissly, Speed: 0.06", "Player: Will Dissly, Speed: 0.06", "Player: Will Dissly, Speed: 0.05", "Player: Will Dissly, Speed: 0.06", "Player: Will Dissly, Speed: 0.05", "Player: Will Dissly, Speed: 0.06", "Player: Will Dissly, Speed: 0.08", "Player: Will Dissly, Speed: 0.07", "Player: Will Dissly, Speed: 0.08", "Player: Will Dissly, Speed: 0.10", "Player: Will Dissly, Speed: 0.08", "Player: Will Dissly, Speed: 0.12", "Player: Will Dissly, Speed: 0.18", "Player: Will Dissly, Speed: 0.37"], "type": "scatter", "x": [1, 2, 3, 4, 5, 6, 7, 8, 9, 10, 11, 12, 13, 14, 15, 16, 17, 18, 19, 20, 21, 22, 23, 24, 25, 26, 27, 28, 29, 30, 31, 32, 33, 34, 35, 36, 37, 38, 39, 40, 41, 42, 43, 44, 45, 46, 47, 48, 49, 50, 51, 52, 53, 54, 55, 56, 57, 58, 59, 60, 61, 62, 63, 64, 65, 66, 67, 68, 69, 70, 71, 72, 73, 74, 75, 76, 77, 78, 79, 80, 81, 82, 83, 84, 85, 86, 87, 88, 89, 90, 91, 92, 93, 94, 95, 96, 97, 98, 99, 100, 101, 102, 103, 104, 105, 106, 107, 108, 109], "y": [2.6, 2.63, 2.63, 2.61, 2.52, 2.41, 2.26, 2.1, 1.99, 1.86, 1.72, 1.54, 1.36, 1.21, 1.01, 0.81, 0.64, 0.5, 0.45, 0.44, 0.56, 0.49, 0.48, 0.41, 0.35, 0.22, 0.13, 0.06, 0.02, 0.05, 0.11, 0.12, 0.18, 0.22, 0.19, 0.21, 0.29, 0.4, 0.6, 0.79, 1, 1.21, 1.41, 1.61, 1.78, 1.91, 2.09, 2.23, 2.36, 2.5, 2.63, 2.76, 2.86, 3, 3.17, 3.27, 3.37, 3.43, 3.49, 3.53, 3.59, 3.6, 3.61, 3.59, 3.53, 3.45, 3.34, 3.15, 2.97, 2.78, 2.58, 2.37, 2.15, 1.92, 1.68, 1.42, 1.2, 1, 0.85, 0.72, 0.62, 0.54, 0.44, 0.31, 0.23, 0.18, 0.13, 0.1, 0.09, 0.05, 0.02, 0.03, 0.04, 0.03, 0.03, 0.06, 0.06, 0.05, 0.06, 0.05, 0.06, 0.08, 0.07, 0.08, 0.1, 0.08, 0.12, 0.18, 0.37]}], "layout": {"autosize": true, "legend": {"title": {"text": "Players"}}, "plot_bgcolor": "white", "shapes": [{"line": {"color": "red", "dash": "dot", "width": 2}, "name": "line_set_event", "type": "line", "x0": 32, "x1": 32, "y0": 0, "y1": 5.91}], "title": {"text": "Offensive Players' Speed Before Snap"}, "xaxis": {"autorange": true, "range": [1, 109], "title": {"text": "Frame ID"}, "type": "linear"}, "yaxis": {"autorange": true, "range": [-0.3024, 5.945], "title": {"text": "Speed (yards/second)"}, "type": "linear"}}}
